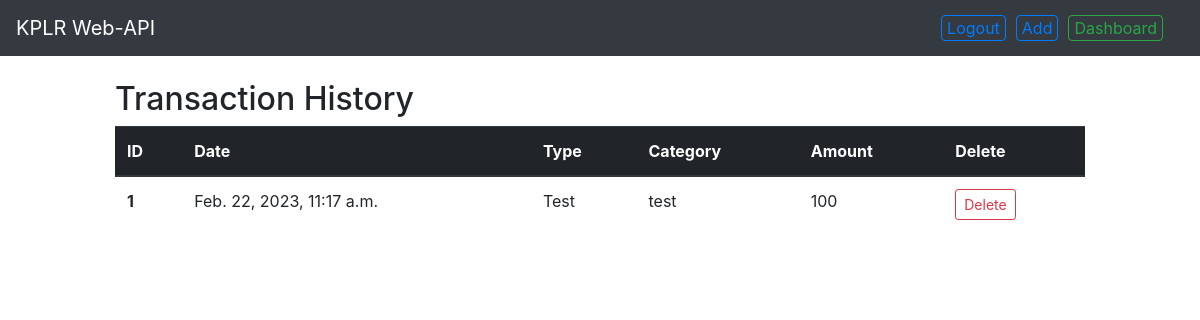
Before: / (signed in) with the older database file.
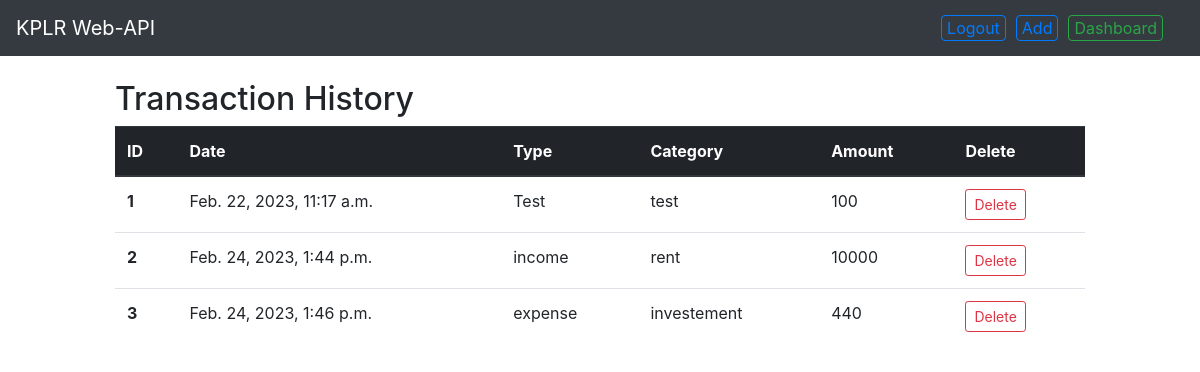
After: the same page with the newer database file.
### IncomeExpenses/models.py (models this page shows, shortened)
class IncomeExpenses(models.Model):
    type = models.CharField(max_length=255)
    category = models.CharField(max_length=255)
    date = models.DateTimeField(auto_now_add=True)
    amount = models.IntegerField()

### IncomeExpenses/views.py (the view)
# urls.py: path('', expensesData, name="dashboard"),
@login_required
def expensesData(request):
    return render(request, "data.html", context={"entries": IncomeExpenses.objects.all()})

### IncomeExpenses/templates/data.html
{% extends 'base.html' %} {% block content %}
<div class="col-sm-10 ml-auto mr-auto">
  <h2>Transaction History</h2>
  <table class="table">
    <thead class="thead-dark">
      <tr>
        <th scope="col">ID</th>
        <th scope="col">Date</th>
        <th scope="col">Type</th>
        <th scope="col">Category</th>
        <th scope="col">Amount</th>
        <th scope="col">Delete</th>
      </tr>
    </thead>
    <tbody>
      {% for entry in entries %}
      <tr>
        <th scope="row">{{entry.id}}</th>
        <td>{{entry.date}}</td>
        <td>{{entry.type}}</td>
        <td>{{ entry.category }}</td>
        <td>{{ entry.amount }}</td>
        <td>
          <a
            href=""
            class="btn btn-outline-danger btn-sm"
            >Delete</a
          >
        </td>
      </tr>
      {% endfor %}
    </tbody>
  </table>
</div>
{% endblock %}

### IncomeExpenses/templates/base.html (shortened to what this page needs)
<!DOCTYPE html>
<html lang="en">
<head>
    <link rel="stylesheet"
        href="https://maxcdn.bootstrapcdn.com/bootstrap/4.0.0/css/bootstrap.min.css"
>
</head>
<body>
    <div class="container-fluid">
        <div class="row">
            <div class="col-md-12 p-0 t-0">
                <header class="mb-4">
                    <nav class="navbar navbar-expand-lg navbar-dark bg-dark">
                        <a class="navbar-brand" href="">KPLR Web-API</a>
                        <div class="collapse navbar-collapse" id="navbarNavAltMarkup">
                            <div class="navbar-nav ml-auto mr-3">
                                {% if user.is_authenticated %}
                                <a href="/admin/logout/" style="margin: 0 5px; padding: 0 5px;" class="btn btn-outline-primary">Logout</a>
                                <a href="{% url "add" %}" class="btn btn-outline-primary" style="margin: 0 5px; padding: 0 5px;">Add</a>
                                <a href="{% url 'dashboard' %}" class="btn btn-outline-success" style="margin: 0 5px; padding: 0 5px;">Dashboard</a>
                            {% endif %}
                            </div>
                        </div>
                    </nav>
                </header>
            </div>
        </div>
        <div class="row justify-content-center">
                {% block content %}{% endblock %}
            </div>
        </div>
</body>
</html>

Changed rows visible on the page:
added IncomeExpenses: id "2", date "Feb. 24, 2023, 1:44 p.m.", type "income", category "rent", amount "10000"
added IncomeExpenses: id "3", date "Feb. 24, 2023, 1:46 p.m.", type "expense", category "investement", amount "440"
